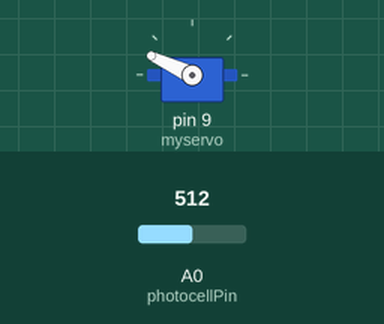
The sketch below on a simulated Arduino Uno, built with avr-gcc and run on an emulated ATmega328P. Parts: servo. Inputs (shaded band) come from the test bench; at power-on: A0 (photocellPin) = 512. What the sketch prints to the serial monitor is not drawn.

Above: at 3.6 s.
3.7 s: A0 (photocellPin) set to 104
At 7.2 s:
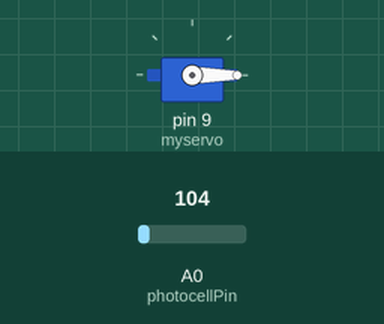
8.0 s: A0 (photocellPin) set to 95
At 9.43 s:
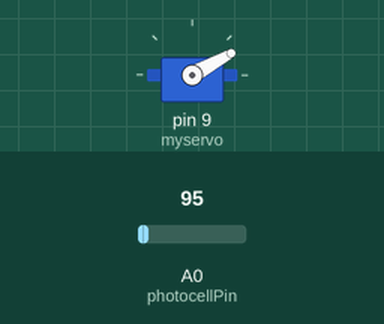
11.5 s: A0 (photocellPin) set to 900
At 12.5 s:
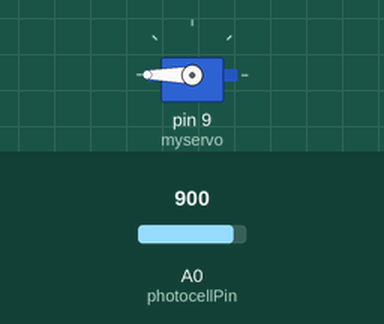
Timing chart, 0 to 18.0 s (numbered marks = the images above; inputs shaded):
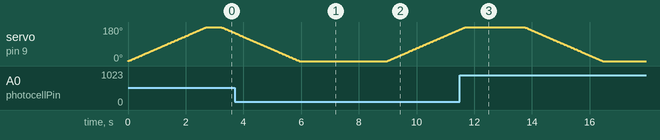

The sketch:

sketch_photocell_and_servoImproved.ino
```cpp
    /* Photocell simple testing sketch.

    Connect one end of the photocell to 5V, the other end to Analog 0.
    Then connect one end of a 10K resistor from Analog 0 to ground

    For more information see http://learn.adafruit.com/photocells */
    #include <Servo.h>

    Servo myservo;            // create servo object to control a servo
    double val[5] ;           //Array of 5 elements to get the avarage light level in the room

    int readingArrayPointer = 0; //Pointer of the array
    double valReadings[4];            //Last 4 readings;

    int avarageLightLevel = 0; //Avarage of last 4 readings

    int placeReading = 0;
    int pos = 0;              // variable to store the servo position
    bool calibrating = true;  //will be set to false and then the game can be used
    bool firstTime= true;
    int initLevel=0;
    int closeLevel =0;

    int photocellPin = 0;     // the cell and 10K pulldown are connected to a0
    int photocellReading;     // the analog reading from the analog resistor divider
    bool beingLit = false;

    void setup(void) {
      myservo.attach(9);  // attaches the servo on pin 9 to the servo object
      // We'll send debugging information via the Serial monitor
      Serial.begin(9600);
    }

    void loop(void) {


      photocellReading = analogRead(photocellPin);

      Serial.print("Analog reading = ");
      Serial.print(photocellReading);     // the raw analog reading

      if (firstTime == true)
      {
        valReadings[0] = 1;
        valReadings[1] = 1;
        valReadings[2] = 1;
        valReadings[3] = 1;
         Serial.println(" - closing first time");
         Serial.println(pos);
         if(beingLit == false)
          for (pos = 0; pos <= 180; pos += 1) { // goes from 180 degrees to 0 degrees
            myservo.write(pos);              // tell servo to go to position in variable 'pos'
            delay(15);                       // waits 15ms for the servo to reach the position

         }
          beingLit = true;
          firstTime = false;

      }


      if(calibrating == true)
      {


      //Calculate lightlevel
      if(placeReading < 5)
      {
        delay(100);
        val[placeReading] = photocellReading;
        placeReading ++;
        Serial.print(" placeReading = ");
        Serial.print(placeReading);
        Serial.print(" Added on place | reading =");
        Serial.print(photocellReading);
        if(placeReading == 4)
        {
          double sum;
          sum = val[0] + val[1] + val[2] + val[3] + val[4];
          Serial.print("sum = ");
          Serial.print(sum);
          photocellReading = sum /5;
          Serial.print("Avarage =");
          Serial.print(photocellReading);
          initLevel = photocellReading + 85; //+30 for margin of error and when light is sun bright on the sensor it will jump above 30
          //openLevel = photocellReading + 60;
          calibrating = false;
        }
      }
    }
    else
    {
      //get the avarage light Level
//    int readingArrayPointer = 0; //Pointer of the array
//    double valReadings[4];            //Last 4 readings;
//    int avarageLightLevel = 0; //Avarage of last 4 readings

      valReadings[readingArrayPointer] = photocellReading;
      readingArrayPointer ++;
      double sumAvarage = valReadings[0] + valReadings[1] + valReadings[2] + valReadings[3];
      avarageLightLevel = sumAvarage /4;
      Serial.print("Avarage light level is now = ");
      Serial.print(avarageLightLevel);
      if(readingArrayPointer == 4)
      {
        readingArrayPointer =0;
        closeLevel = initLevel;
      }


      // We'll have a few threshholds, qualitatively determined
      if (avarageLightLevel < closeLevel)
      {
         Serial.println(" - Closed");
         Serial.println(pos);
         if(beingLit == false)
          for (pos = 0; pos <= 180; pos += 1) { // goes from 180 degrees to 0 degrees
            myservo.write(pos);              // tell servo to go to position in variable 'pos'
            delay(15);                       // waits 15ms for the servo to reach the position

         }
          beingLit = true;

      }
      else if (avarageLightLevel > closeLevel)
      {
        Serial.println(" - Open");
        Serial.println(pos);
        if(beingLit == true)
          for (pos = 180; pos >= 0; pos -= 1) { // goes from 180 degrees to 0 degrees
            myservo.write(pos);              // tell servo to go to position in variable 'pos'
            delay(15);                       // waits 15ms for the servo to reach the position

          }
          beingLit = false;
      }
      Serial.print("closeLevel = ");
      Serial.print(closeLevel);
//      else if (photocellReading < 500) {
//        Serial.println(" - Light");
//      } else if (photocellReading < 800) {
//        Serial.println(" - Bright");
//      } else {
//        Serial.println(" - Very bright");
//      }
      delay(1000);
    }
    }
```

Measured:
- the behaviour switches between 100 and 99 on A0 (photocellPin) (found by bisection; images 1 and 2)
- by itself, servo on pin 9 (myservo): rises from 167° to 180° in 0.18 s, then falls to 0° in 4.8 s
